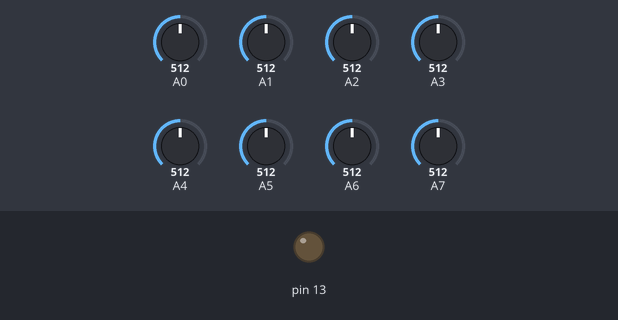
Bench run of a sketch on a simulated Arduino Uno, built with avr-gcc and run on an emulated ATmega328P. Parts: output pins drawn as LEDs (lit = HIGH). The test bench sets the inputs (shaded band); at power-on: A0 = 512, A1 = 512, A2 = 512, A3 = 512, A4 = 512, A5 = 512, A6 = 512, A7 = 512. What the sketch prints to the serial monitor is not drawn.

Above: at 0.1 s.
At 0.6 s:
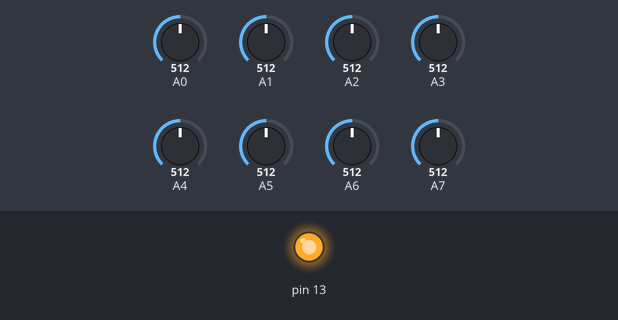
Timing chart, 0 to 7.0 s (numbered marks = the images above):
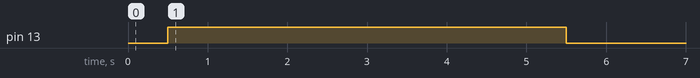

The sketch:

QTRAExample.ino
```cpp
#include <QTRSensors.h>

// This example is designed for use with six QTR-1A sensors or the first six sensors of a
// QTR-8A module.  These reflectance sensors should be connected to analog inputs 0 to 5.
// The QTR-8A's emitter control pin (LEDON) can optionally be connected to digital pin 2,
// or you can leave it disconnected and change the EMITTER_PIN #define below from 2 to
// QTR_NO_EMITTER_PIN.

// The setup phase of this example calibrates the sensor for ten seconds and turns on
// the LED built in to the Arduino on pin 13 while calibration is going on.
// During this phase, you should expose each reflectance sensor to the lightest and
// darkest readings they will encounter.
// For example, if you are making a line follower, you should slide the sensors across the
// line during the calibration phase so that each sensor can get a reading of how dark the
// line is and how light the ground is.  Improper calibration will result in poor readings.
// If you want to skip the calibration phase, you can get the raw sensor readings
// (analog voltage readings from 0 to 1023) by calling qtra.read(sensorValues) instead of
// qtra.readLine(sensorValues).

// The main loop of the example reads the calibrated sensor values and uses them to
// estimate the position of a line.  You can test this by taping a piece of 3/4" black
// electrical tape to a piece of white paper and sliding the sensor across it.  It
// prints the sensor values to the serial monitor as numbers from 0 (maximum reflectance)
// to 1000 (minimum reflectance) followed by the estimated location of the line as a number
// from 0 to 5000.  1000 means the line is directly under sensor 1, 2000 means directly
// under sensor 2, etc.  0 means the line is directly under sensor 0 or was last seen by
// sensor 0 before being lost.  5000 means the line is directly under sensor 5 or was
// last seen by sensor 5 before being lost.


#define NUM_SENSORS             8  // number of sensors used
#define NUM_SAMPLES_PER_SENSOR  4  // average 4 analog samples per sensor reading
#define EMITTER_PIN             8  // emitter is controlled by digital pin 2

// sensors 0 through 5 are connected to analog inputs 0 through 5, respectively
QTRSensorsAnalog qtra((unsigned char[]) {0, 1, 2, 3, 4, 5, 6, 7},
  NUM_SENSORS, NUM_SAMPLES_PER_SENSOR, EMITTER_PIN);
unsigned int sensorValues[NUM_SENSORS];


void setup()
{
  delay(500);
  pinMode(13, OUTPUT);
  digitalWrite(13, HIGH);    // turn on Arduino's LED to indicate we are in calibration mode
  for (int i = 0; i < 200; i++)  // make the calibration take about 10 seconds
  {
    qtra.calibrate();       // reads all sensors 10 times at 2.5 ms per six sensors (i.e. ~25 ms per call)
  }
  digitalWrite(13, LOW);     // turn off Arduino's LED to indicate we are through with calibration

  // print the calibration minimum values measured when emitters were on
  Serial.begin(115200);
  for (int i = 0; i < NUM_SENSORS; i++)
  {
    Serial.print(qtra.calibratedMinimumOn[i]);
    Serial.print(' ');
  }
  Serial.println();

  // print the calibration maximum values measured when emitters were on
  for (int i = 0; i < NUM_SENSORS; i++)
  {
    Serial.print(qtra.calibratedMaximumOn[i]);
    Serial.print(' ');
  }
  Serial.println();
  Serial.println();
  delay(1000);
}


void loop()
{
  // read calibrated sensor values and obtain a measure of the line position from 0 to 5000
  // To get raw sensor values, call:
  //  qtra.read(sensorValues); instead of unsigned int position = qtra.readLine(sensorValues);
  unsigned int position = qtra.readLine(sensorValues);

  // print the sensor values as numbers from 0 to 1000, where 0 means maximum reflectance and
  // 1000 means minimum reflectance, followed by the line position
  for (unsigned char i = 0; i < NUM_SENSORS; i++)
  {
    Serial.print(sensorValues[i]);
    Serial.print('\t');
  }
  //Serial.println(); // uncomment this line if you are using raw values
  Serial.println(position); // comment this line out if you are using raw values

  delay(250);
}
```
